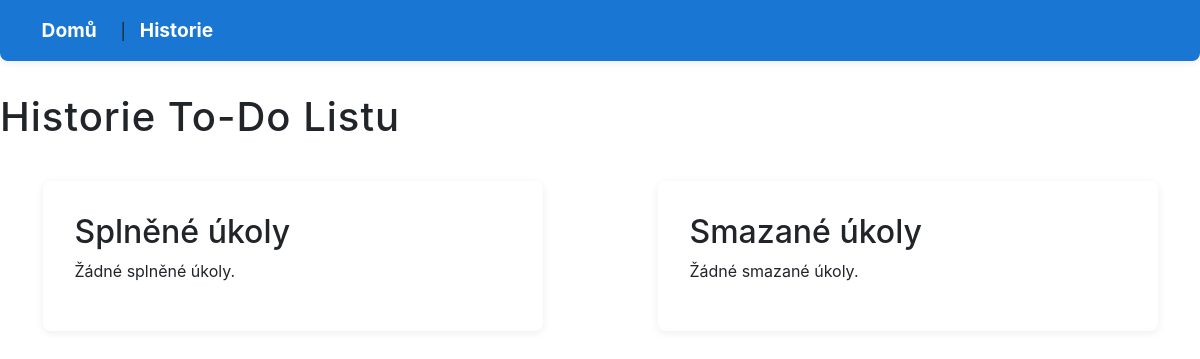
Page /history/ on the earlier database version.
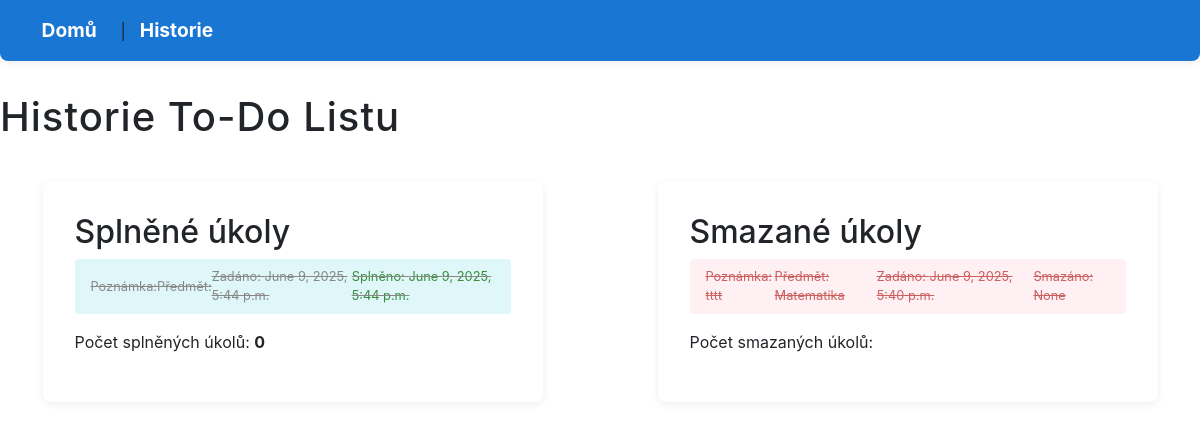
Same page on the later database version.
### todo_app/models.py (models this page shows, shortened)
class Todo(models.Model):
    text = models.CharField(max_length=200, verbose_name="Úkol")
    poznamka = models.TextField(blank=True, verbose_name="Poznámka")
    ocekavane = models.DateField(null=True, blank=True, verbose_name="Očekávaný termín")
    predmet = models.CharField(max_length=100, blank=True, verbose_name="Předmět")
    done = models.BooleanField(default=False, verbose_name="Splněno")
    created = models.DateTimeField(default=timezone.now, verbose_name="Vytvořeno")
    completed = models.DateTimeField(null=True, blank=True, verbose_name="Dokončeno")
    deleted = models.BooleanField(default=False, verbose_name="Smazáno")
    deleted_at = models.DateTimeField(null=True, blank=True, verbose_name="Smazáno v")

### todo_app/views.py (the view)
# urls.py: path('history/', views.history, name='history'),
def history(request):
    splnene = Todo.objects.filter(done=True, deleted=False).order_by('-completed')
    smazane = Todo.objects.filter(deleted=True).order_by('-deleted_at')
    return render(request, 'history.html', {'splnene': splnene, 'smazane': smazane})

### todo_app/templates/history.html (shortened to what this page needs)
<!DOCTYPE html>
<html lang="cs">
<head>
    <link rel="stylesheet" href="/static/css/style.css">
    <link rel="stylesheet" href="https://maxcdn.bootstrapcdn.com/bootstrap/4.1.3/css/bootstrap.min.css">
</head>
<body>
    <nav style="margin-bottom: 2em;">
        <a href="{% url 'index' %}">Domů</a> |
        <a href="{% url 'history' %}">Historie</a>
    </nav>
    <h1>Historie To-Do Listu</h1>
    <div class="row">
        <div class="col-md-6">
            <div class="todo-list">
                <h2>Splněné úkoly</h2>
                {% if splnene %}
                    <ul>
                        {% for done in splnene %}
                            <li class="done">
                                    <br><small>Poznámka: {{done.poznamka}}</small>
                                    <br><small>Předmět: {{ done.predmet }}</small>
                                <br><small>Zadáno: {{ done.created }}</small>
                                <br><small style="color: #388e3c;">Splněno: {{ done.completed }} </small>
                            </li>
                        {% endfor %}
                    </ul>
                    <p>Počet splněných úkolů: <strong> 0 </strong></p>
                {% else %}
                    <p>Žádné splněné úkoly.</p>
                {% endif %}
            </div>
        </div>
        <div class="col-md-6">
            <div class="todo-list">
                <h2>Smazané úkoly</h2>
                {% if smazane %}
                    <ul>
                        {% for del in smazane %}
                            <li class="deleted">
                                    <br><small>Poznámka: {{del.poznamka}} </small>
                                    <br><small>Předmět: {{del.predmet}} </small>
                                <br><small>Zadáno: {{del.created}} </small>
                                    <br><small style="color: #b71c1c;">Smazáno: {{del.completed}} </small>
                            </li>
                        {% endfor %}
                    </ul>
                    <p>Počet smazaných úkolů: <strong> {{ countSmazane }} </strong></p>
                {% else %}
                    <p>Žádné smazané úkoly.</p>
                {% endif %}
            </div>
        </div>
    </div>
</body>
</html>

### todo_app/static/css/style.css (style rules this page uses)
body { font-family: 'Segoe UI', Arial, sans-serif; background: #f4f6fb; margin: 0; padding: 0; }
nav { background: #1976d2; padding: 1em 2em; margin-bottom: 2em; border-radius: 0 0 8px 8px; box-shadow: 0 2px 8px rgba(0,0,0,0.07); }
nav a { color: #fff; text-decoration: none; margin-right: 1em; font-weight: bold; transition: color 0.2s; }
main, .todo-list { background: #fff; border-radius: 8px; box-shadow: 0 2px 8px rgba(0,0,0,0.07); padding: 2em; max-width: 500px; margin: 2em auto; }
h1 { color: #1976d2; margin-top: 0; letter-spacing: 1px; }
ul { list-style: none; padding: 0; }
li { display: flex; align-items: center; justify-content: space-between; background: #f0f4fa; margin-bottom: 0.5em; padding: 0.5em 1em; border-radius: 4px; transition: background 0.2s; }
li.done { background: #e0f7fa; color: #888; text-decoration: line-through; }
li.deleted { background: #ffebee; color: #b71c1c; text-decoration: line-through; opacity: 0.7; }
a { color: #d32f2f; text-decoration: none; font-size: 1.2em; margin-left: 0.5em; transition: color 0.2s; }

Differences in the rows shown:
added Todo: created "June 9, 2025, 5:44 p.m.", completed "June 9, 2025, 5:44 p.m.", shown under "Splněné úkoly"
added Todo: poznamka "tttt", predmet "Matematika", created "June 9, 2025, 5:40 p.m.", completed "None", shown under "Smazané úkoly"
Other differences:
text no longer shown: "Žádné splněné úkoly. Žádné smazané úkoly."
text now shown: "Počet splněných úkolů: 0 Počet smazaných úkolů:"
